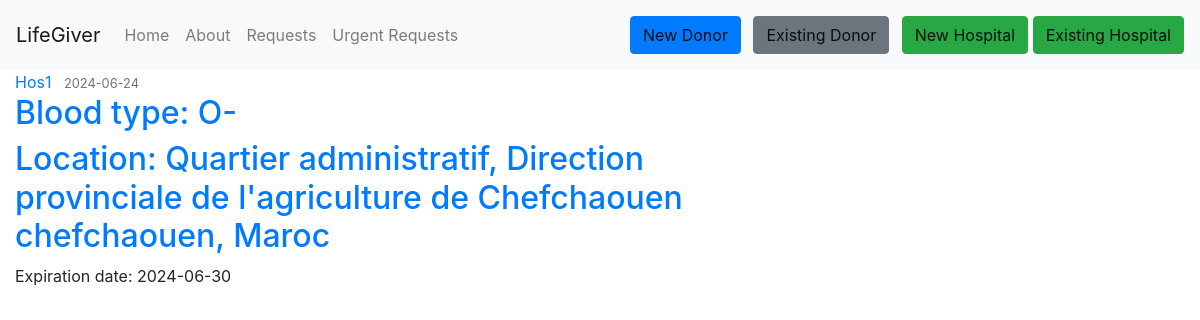
The app's page /don_request/1, older data.
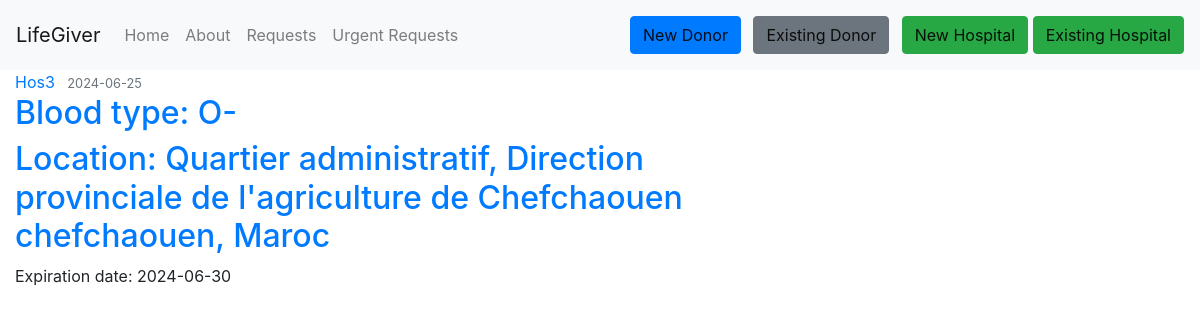
The same page, newer data.
### Lifegiver_test/lifegiver/models.py (models this page shows, shortened)
class Hospital(db.Model, UserMixin):
    __tablename__ = 'hospital'
    id = db.Column(db.Integer, primary_key=True)
    name = db.Column(db.String(225), nullable=False)
    image_file = db.Column(db.String(20), nullable=False, default='default1.png')
    street = db.Column(db.String(500), nullable=True)
    city = db.Column(db.String(100), nullable=True)
    province = db.Column(db.String(100), nullable=True)
    zip_code = db.Column(db.String(45), nullable=True)
    country = db.Column(db.String(100), nullable=True)
    phone_number = db.Column(db.String(45), nullable=False)
    email = db.Column(db.String(125), unique=True, nullable=False)
    password = db.Column(db.String(60), nullable=False)
    barcode = db.Column(db.String(100), unique=True, nullable=False)
    hospital_donations = db.relationship('UserDonation', backref='hospital_donation', lazy=True)
    hospital_requests = db.relationship('DonationRequest', backref='hospital_request', lazy=True)
    urgent_requests = db.relationship('UrgentRequest', backref='hospital_urgent_request', lazy=True)

class DonationRequest(db.Model):
    id = db.Column(db.Integer, primary_key=True)
    hospital_id = db.Column(db.Integer, db.ForeignKey('hospital.id'), nullable=False)
    blood_type = db.Column(db.Enum('O-', 'O+', 'A-', 'A+', 'B-', 'B+', 'AB-', 'AB+'), nullable=False)
    request_date = db.Column(db.DateTime, nullable=False, default=datetime.now)
    status = db.Column(db.Enum('pending', 'fulfilled', 'failed'), nullable=False)
    expiration_date = db.Column(db.DateTime, nullable=False, default=lambda: datetime.now() + timedelta(days=90))
    request_donations = db.relationship('UserDonation', backref='donation_request', lazy=True)

### Lifegiver_test/lifegiver/route.py (the view)
@app.route('/don_request/<int:don_request_id>', methods=['POST', 'GET'], strict_slashes=False)
def don_request(don_request_id):
    don_request = DonationRequest.query.get_or_404(don_request_id)
    return render_template('request_by_id.html', title='A Request By ID page', request=don_request)

### Lifegiver_test/lifegiver/templates/request_by_id.html (shortened to what this page needs)
{% extends "layout.html" %}
{% block content %}
        <article class="media content-section">
          <div class="media-body">
            <div class="article-metadata">
              <a class="mr-2" href="{{ url_for('hospital_requests', name=request.hospital_request.name) }}">{{ request.hospital_request.name }}</a>
              <small class="text-muted">{{ request.request_date.strftime('%Y-%m-%d') }}</small>
            </div>
            <h2><a class="article-title" href="#">{{ 'Blood type: ' ~ request.blood_type }}</a></h2>
            <h2><a class="article-title" href="#">{{ 'Location: ' ~ request.hospital_request.street ~ ' ' ~ request.hospital_request.city ~ ', ' ~ request.hospital_request.country }}</a></h2>
            <p class="article-content">{{ 'Expiration date: ' ~ request.expiration_date.strftime('%Y-%m-%d') }}</p>
          </div>
        </article>
{% endblock content %}

Row changes from the older to the newer data that the page shows:
no longer on this page (row edited): Hospital: hospital_request.name "Hos1", street+city+country "Location: Quartier administratif, Direction provinciale de l'agriculture de Chefchaouen chefchaouen, Maroc"
added Hospital: hospital_request.name "Hos3", street+city+country "Location: Quartier administratif, Direction provinciale de l'agriculture de Chefchaouen chefchaouen, Maroc"
changed DonationRequest "Blood type: O-": request_date "2024-06-24" → "2024-06-25"
